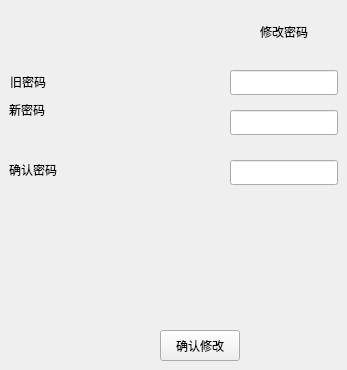
    <widget class="QWidget" name="modify_password_ui">
     <widget class="QLineEdit" name="lineEdit_old_password">
      <property name="geometry">
       <rect>
        <x>230</x>
        <y>70</y>
        <width>108</width>
        <height>25</height>
       </rect>
      </property>
     </widget>
     <widget class="QLabel" name="label">
      <property name="geometry">
       <rect>
        <x>10</x>
        <y>70</y>
        <width>45</width>
        <height>23</height>
       </rect>
      </property>
      <property name="text">
       <string>旧密码</string>
      </property>
     </widget>
     <widget class="QLabel" name="label_2">
      <property name="geometry">
       <rect>
        <x>9</x>
        <y>98</y>
        <width>45</width>
        <height>23</height>
       </rect>
      </property>
      <property name="text">
       <string>新密码</string>
      </property>
     </widget>
     <widget class="QLabel" name="label_3">
      <property name="geometry">
       <rect>
        <x>9</x>
        <y>158</y>
        <width>60</width>
        <height>23</height>
       </rect>
      </property>
      <property name="text">
       <string>确认密码</string>
      </property>
     </widget>
     <widget class="QLineEdit" name="lineEdit_new_password">
      <property name="geometry">
       <rect>
        <x>230</x>
        <y>110</y>
        <width>108</width>
        <height>25</height>
       </rect>
      </property>
     </widget>
     <widget class="QLineEdit" name="lineEdit_again_password">
      <property name="geometry">
       <rect>
        <x>230</x>
        <y>160</y>
        <width>108</width>
        <height>25</height>
       </rect>
      </property>
     </widget>
     <widget class="QLabel" name="label_4">
      <property name="geometry">
       <rect>
        <x>260</x>
        <y>20</y>
        <width>60</width>
        <height>23</height>
       </rect>
      </property>
      <property name="text">
       <string>修改密码</string>
      </property>
     </widget>
     <widget class="QPushButton" name="pushButton">
      <property name="geometry">
       <rect>
        <x>160</x>
        <y>330</y>
        <width>80</width>
        <height>31</height>
       </rect>
      </property>
      <property name="text">
       <string>确认修改</string>
      </property>
     </widget>
    </widget>
